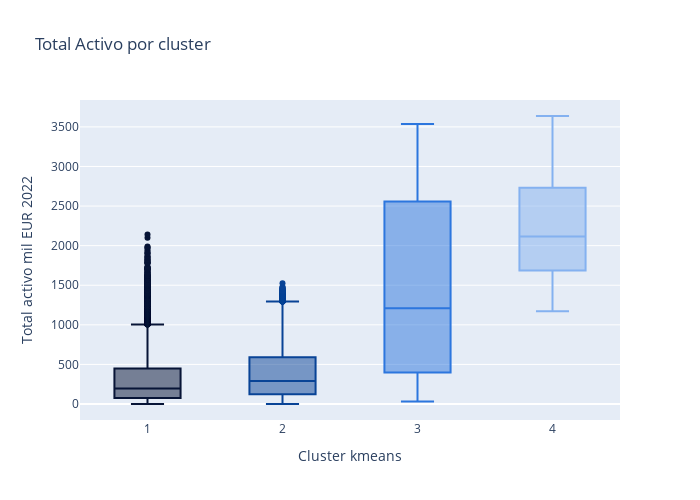

Notebook code for this chart:
### Code cell
# Visualización 2

fig7 = px.box(df_clusters[df_clusters["Cluster kmeans"]!=5],x="Cluster kmeans", y = 'Total activo\nmil EUR\n2022',
              color="Cluster kmeans",
              color_discrete_map={1: "#071436",2:"#084396",3:"#2c76de",4:"#84b1f0"},
              title="Total Activo por cluster")

fig7.update_layout(showlegend=False,
                   width=700,
                   height=500)

fig7.show()

### Figure 1 — Plotly figure (JSON) as saved in the notebook; plotly's stock layout.template omitted (floating-point values rounded to 4 significant figures; data arrays with more than 128 entries replaced by an {"elided": "..."} marker saying what was removed)
{"data": [{"alignmentgroup": "True", "hovertemplate": "Cluster kmeans=%{x}<br>Total activo\nmil EUR\n2022=%{y}<extra></extra>", "legendgroup": "4", "marker": {"color": "#84b1f0"}, "name": "4", "notched": false, "offsetgroup": "4", "orientation": "v", "showlegend": true, "type": "box", "x": {"elided": "3816 int values"}, "x0": " ", "xaxis": "x", "y": {"elided": "3816 float values"}, "y0": " ", "yaxis": "y"}, {"alignmentgroup": "True", "hovertemplate": "Cluster kmeans=%{x}<br>Total activo\nmil EUR\n2022=%{y}<extra></extra>", "legendgroup": "2", "marker": {"color": "#084396"}, "name": "2", "notched": false, "offsetgroup": "2", "orientation": "v", "showlegend": true, "type": "box", "x": {"elided": "12019 int values"}, "x0": " ", "xaxis": "x", "y": {"elided": "12019 float values"}, "y0": " ", "yaxis": "y"}, {"alignmentgroup": "True", "hovertemplate": "Cluster kmeans=%{x}<br>Total activo\nmil EUR\n2022=%{y}<extra></extra>", "legendgroup": "1", "marker": {"color": "#071436"}, "name": "1", "notched": false, "offsetgroup": "1", "orientation": "v", "showlegend": true, "type": "box", "x": {"elided": "9404 int values"}, "x0": " ", "xaxis": "x", "y": {"elided": "9404 float values"}, "y0": " ", "yaxis": "y"}, {"alignmentgroup": "True", "hovertemplate": "Cluster kmeans=%{x}<br>Total activo\nmil EUR\n2022=%{y}<extra></extra>", "legendgroup": "3", "marker": {"color": "#2c76de"}, "name": "3", "notched": false, "offsetgroup": "3", "orientation": "v", "showlegend": true, "type": "box", "x": [3, 3, 3, 3, 3, 3, 3, 3, 3, 3, 3, 3, 3, 3, 3, 3, 3, 3, 3, 3, 3, 3, 3, 3, 3, 3, 3, 3, 3, 3, 3, 3, 3, 3, 3, 3, 3, 3, 3, 3, 3, 3, 3, 3, 3, 3, 3, 3, 3, 3, 3, 3, 3, 3, 3, 3, 3, 3, 3, 3, 3, 3, 3, 3, 3, 3, 3, 3, 3, 3, 3, 3, 3, 3, 3, 3, 3, 3, 3, 3, 3, 3, 3, 3, 3, 3, 3, 3, 3, 3, 3, 3, 3, 3, 3, 3, 3, 3, 3, 3, 3, 3], "x0": " ", "xaxis": "x", "y": [3196.0, 1471.0, 1378.0, 163.9, 470.9, 1088.0, 648.6, 124.4, 719.5, 2754.0, 3250.0, 3522.0, 3286.0, 917.7, 2513.0, 2928.0, 1846.0, 2817.0, 914.8, 2274.0, 2314.0, 2829.0, 2872.0, 954.2, 1632.0, 1294.0, 1094.0, 1116.0, 3152.0, 895.8, 1125.0, 1020.0, 392.2, 447.3, 492.6, 329.5, 488.1, 1986.0, 190.0, 389.3, 409.1, 158.5, 213.3, 151.6, 285.3, 144.8, 49.12, 74.56, 129.5, 131.7, 333.9, 258.7, 1882.0, 3481, 2319.0, 1865.0, 3523.0, 3535.0, 2672.0, 2966.0, 2481.0, 2916.0, 3296.0, 2192.0, 2855.0, 2049.0, 2893.0, 2800.0, 2117.0, 2558.0, 2103.0, 1414.0, 570.2, 1971.0, 1036.0, 374.7, 747.5, 306.3, 2204.0, 945.8, 340.2, 396.8, 347.4, 1851.0, 619.6, 238.4, 230.3, 679.0, 1994.0, 749.7, 2768.0, 3515.0, 1987.0, 3462.0, 2703.0, 1620.0, 3439.0, 733.6, 1425.0, 774.7, 267.7, 30.07], "y0": " ", "yaxis": "y"}], "layout": {"boxmode": "overlay", "height": 500, "legend": {"title": {"text": "Cluster kmeans"}, "tracegroupgap": 0}, "showlegend": false, "title": {"text": "Total Activo por cluster"}, "width": 700, "xaxis": {"anchor": "y", "categoryarray": [4, 2, 1, 3], "categoryorder": "array", "domain": [0, 1], "title": {"text": "Cluster kmeans"}}, "yaxis": {"anchor": "x", "domain": [0, 1], "title": {"text": "Total activo\nmil EUR\n2022"}}}}
